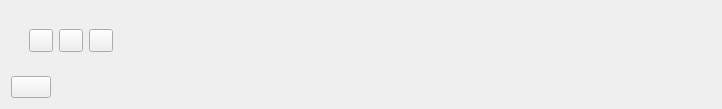
<?xml version="1.0" encoding="UTF-8"?>
<ui version="4.0">
 <class>STopLeft</class>
 <widget class="QWidget" name="STopLeft">
  <property name="geometry">
   <rect>
    <x>0</x>
    <y>0</y>
    <width>722</width>
    <height>107</height>
   </rect>
  </property>
  <property name="windowTitle">
   <string>Form</string>
  </property>
  <layout class="QVBoxLayout" name="verticalLayout">
   <item>
    <layout class="QHBoxLayout" name="m_hBoxLyout3">
     <property name="leftMargin">
      <number>9</number>
     </property>
     <property name="topMargin">
      <number>9</number>
     </property>
     <property name="rightMargin">
      <number>9</number>
     </property>
     <property name="bottomMargin">
      <number>9</number>
     </property>
     <item>
      <layout class="QHBoxLayout" name="m_hBoxLyout1">
       <property name="leftMargin">
        <number>9</number>
       </property>
       <property name="topMargin">
        <number>9</number>
       </property>
       <property name="rightMargin">
        <number>9</number>
       </property>
       <property name="bottomMargin">
        <number>9</number>
       </property>
       <item>
        <widget class="QToolButton" name="m_btnHome">
         <property name="text">
          <string/>
         </property>
        </widget>
       </item>
       <item>
        <widget class="QToolButton" name="m_btnHelp">
         <property name="text">
          <string/>
         </property>
        </widget>
       </item>
       <item>
        <widget class="QToolButton" name="m_btnQuit">
         <property name="text">
          <string/>
         </property>
        </widget>
       </item>
      </layout>
     </item>
     <item>
      <widget class="QLabel" name="m_labelLogin">
       <property name="text">
        <string/>
       </property>
      </widget>
     </item>
     <item>
      <spacer name="horizontalSpacer_2">
       <property name="orientation">
        <enum>Qt::Horizontal</enum>
       </property>
       <property name="sizeHint" stdset="0">
        <size>
         <width>40</width>
         <height>20</height>
        </size>
       </property>
      </spacer>
     </item>
    </layout>
   </item>
   <item>
    <layout class="QHBoxLayout" name="m_hBoxLyout2">
     <property name="leftMargin">
      <number>0</number>
     </property>
     <property name="topMargin">
      <number>0</number>
     </property>
     <property name="rightMargin">
      <number>0</number>
     </property>
     <property name="bottomMargin">
      <number>0</number>
     </property>
     <item>
      <widget class="QPushButton" name="m_btnNavigation">
       <property name="text">
        <string/>
       </property>
      </widget>
     </item>
     <item>
      <spacer name="horizontalSpacer">
       <property name="orientation">
        <enum>Qt::Horizontal</enum>
       </property>
       <property name="sizeType">
        <enum>QSizePolicy::Fixed</enum>
       </property>
       <property name="sizeHint" stdset="0">
        <size>
         <width>100</width>
         <height>20</height>
        </size>
       </property>
      </spacer>
     </item>
     <item>
      <widget class="QLabel" name="m_labelNavigation">
       <property name="text">
        <string/>
       </property>
      </widget>
     </item>
     <item>
      <spacer name="horizontalSpacer_3">
       <property name="orientation">
        <enum>Qt::Horizontal</enum>
       </property>
       <property name="sizeHint" stdset="0">
        <size>
         <width>40</width>
         <height>20</height>
        </size>
       </property>
      </spacer>
     </item>
    </layout>
   </item>
  </layout>
 </widget>
 <resources/>
 <connections/>
</ui>
